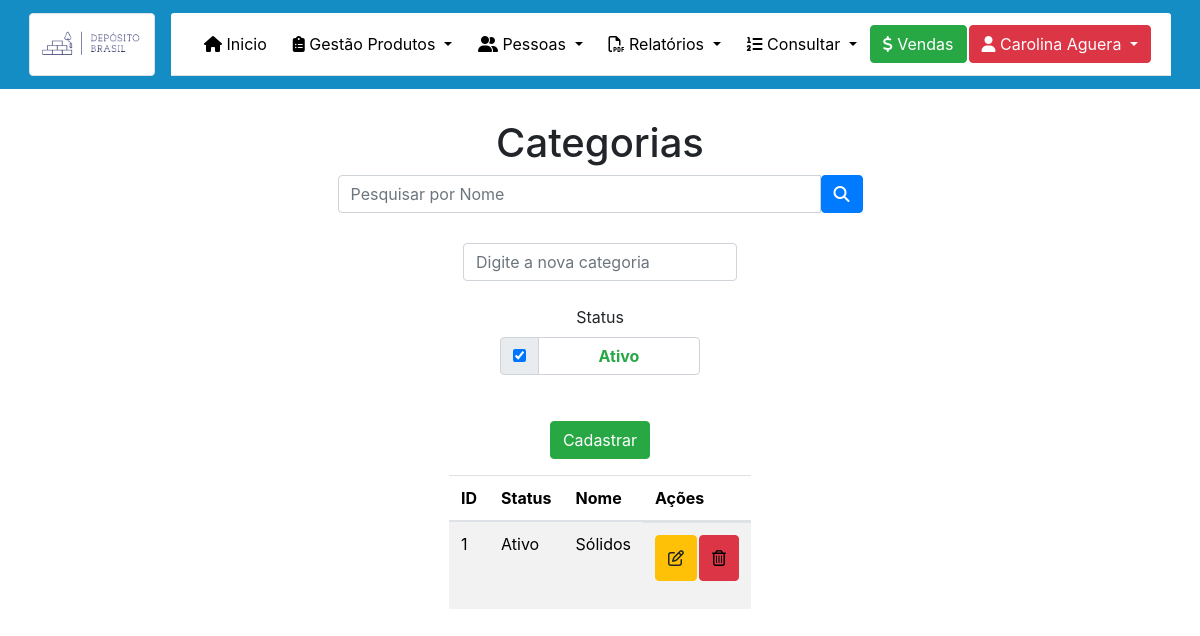
The app's page /Admin/Categoria.php (signed in), older data.
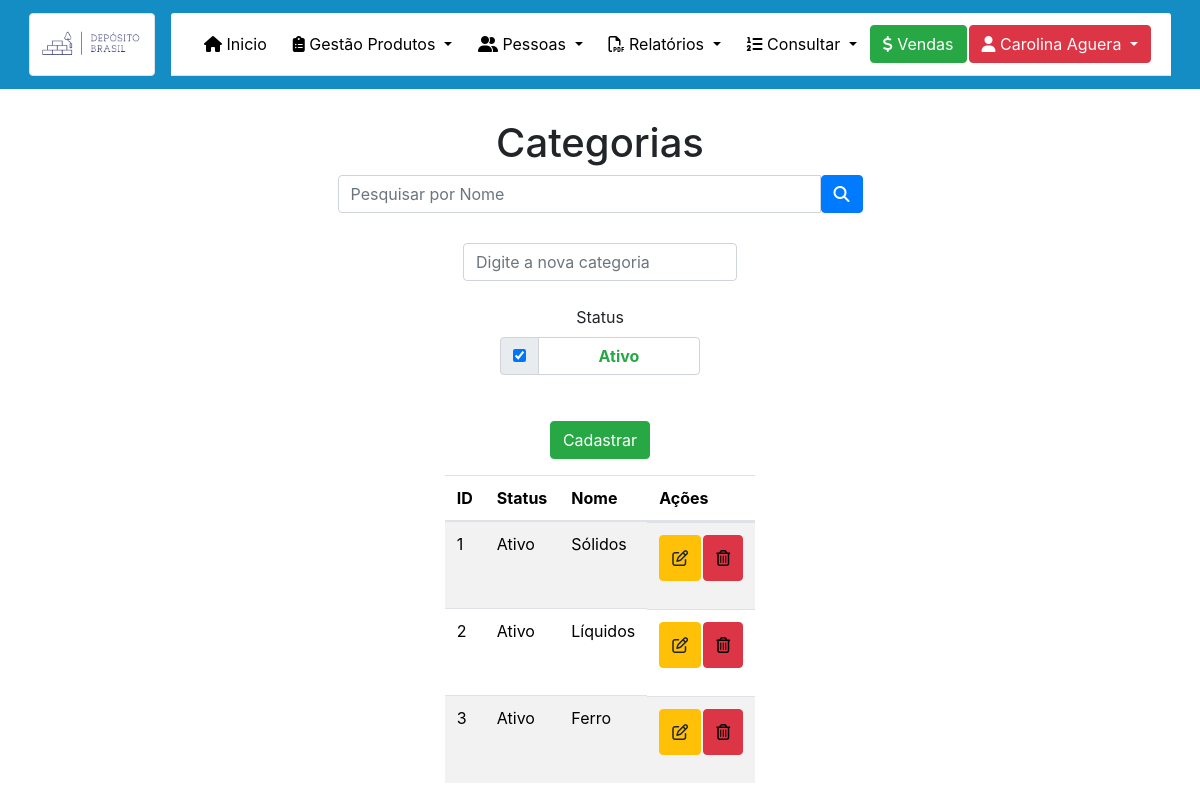
The same page, newer data.
### tables this page shows
CREATE TABLE `categoria` (
  `id` int(11) NOT NULL,
  `status` int(11) NOT NULL,
  `nome` varchar(255) NOT NULL
);

### Admin/Categoria.php (the view, shortened to what this page needs)
<?php
require_once("../dependencias.php");
require_once("../menu.php");
$conexao = mysqli_connect('127.0.0.1', 'root', '', 'tcc');
$where = "";
$sqlPesquisar = "select * from categoria" . $where;
$categorias = mysqli_query($conexao, $sqlPesquisar);
?>
<!DOCTYPE html>
<html lang="pt-br">
<head>
</head>
<body class="teste">
    <h1 style="text-align: center; margin-top: 30px;">Categorias</h1>
    <center class="container">
        <div class="col-sm-6">
            <form action="Categoria.php" method="post">
                <div class="input-group ">
                    <input type="text" class="form-control" placeholder="Pesquisar por Nome" name="nomePesquisar">
                    <button class="btn btn-primary" type="submit" name="pesquisar"><i class="fas fa-search"></i></button>
                </div>
            </form>
        </div>
        <form name="form" method="POST" action="Categoria.php" class="needs-validation" novalidate>
            <center>
                <input type="text" id="nome" name="nome" class="form-control" style="width: auto; margin-top: 30px;" placeholder="Digite a nova categoria" required>
                <br>
                <div class="form-group "><label class="control-label" style="width: 200px !important;" for="status">Status</label>
                    <div class="input-group" style="width: 200px !important;">
                        <div class="input-group-prepend">
                            <div class="input-group-text">
                                <input type="checkbox" name="status" value="1" id="status" onclick="teste1(this);" checked>
                            </div>
                        </div>
                        <div class="form-control"><strong class="text-success" id="statuscadastrar">Ativo</strong></div>
                    </div>
                </div>
            </center>
            <button type="submit" id="salvar" name="salvar" class="btn btn-success" style="margin-top: 30px;">Cadastrar </button>
        </form>
    </center>
    <center>
        <div class="table-responsive">
            <table class=" table-striped table table-hover container" style="width: auto;">
                <thead style="color: black;">
                    <tr>
                        <th>ID</th>
                        <th>Status</th>
                        <th>Nome</th>
                        <th>Ações</th>
                    </tr>
                </thead>
                <tbody style="color: black;">
                    <?php
                    while ($data = mysqli_fetch_array($categorias)) {
                        if ($data['status'] == 1) {
                            $statusProduto = 'Ativo';
                        } else {
                            $statusProduto = 'Inativo';
                        } ?>
                    <tr>
                        <td><?= $data['id']  ?></td>
                        <td><?= $statusProduto  ?></td>
                        <td><?= $data['nome']  ?></td>
                        <td class="actions d-flex">
                            <form action="Categoria.php" method="post" class="needs-validation" novalidate>
                                <button class="btn btn-warning btn-xs" style="height: 46px; margin-right: 2px;" type="button" data-toggle="modal" data-target="#ExemploModalCentralizado1<?= $data['id'] ?>"><i class="far fa-edit"></i></button>
                            </form>
                            <button class="btn btn-danger btn-xs" style="height: 46px;" type="button" data-toggle="modal" data-target="#ExemploModalCentralizado<?= $data['id'] ?>"><i class="far fa-trash-alt" style="color: black;"></i></button>
                        </td>
                    </tr>
                    <?php }    ?>
                </tbody>
            </table>
        </div>
    </center>
</body>
</html>

Row changes from the older to the newer data that the page shows:
added categoria: id "2", status "Ativo", nome "Líquidos"
added categoria: id "3", status "Ativo", nome "Ferro"
